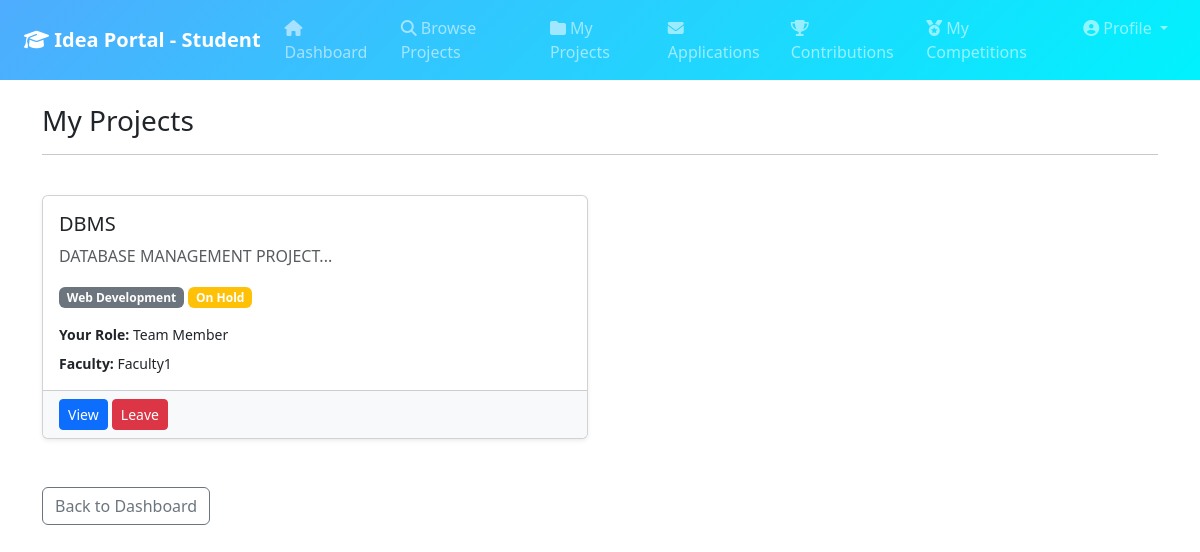
The app's page /student/my-projects (signed in) with its own data.
### backend/database/models.py (models this page shows, shortened)
class ResearchProject(db.Model):
    __tablename__ = 'research_project'
    project_id = db.Column(db.Integer, primary_key=True)
    faculty_id = db.Column(db.Integer, db.ForeignKey('person.person_id'))
    project_title = db.Column(db.String(200), nullable=False)
    project_description = db.Column(db.Text)
    domain = db.Column(db.String(100))
    department = db.Column(db.String(100))
    required_skills = db.Column(db.Text)  # Comma-separated skills
    team_size = db.Column(db.Integer)
    start_date = db.Column(db.Date)
    end_date = db.Column(db.Date)
    project_status = db.Column(db.String(50), default='Proposed')  # Proposed / Ongoing / Completed / On Hold
    iic_registration_status = db.Column(db.String(50))
    project_level = db.Column(db.String(50))
    program_location = db.Column(db.String(100))
    is_approved = db.Column(db.Boolean, default=False)
    is_startup_converted = db.Column(db.Boolean, default=False)  # Track if converted to startup
    created_at = db.Column(db.DateTime, default=datetime.utcnow)
    updated_at = db.Column(db.DateTime, default=datetime.utcnow, onupdate=datetime.utcnow)

class ProjectPerson(db.Model):
    __tablename__ = 'project_person'
    project_id = db.Column(db.Integer, db.ForeignKey('research_project.project_id'), primary_key=True)
    person_id = db.Column(db.Integer, db.ForeignKey('person.person_id'), primary_key=True)
    role = db.Column(db.String(50))  # Student / Faculty / Mentor

class Person(db.Model):
    __tablename__ = 'person'
    person_id = db.Column(db.Integer, primary_key=True)
    name = db.Column(db.String(100), nullable=False)
    email = db.Column(db.String(100), unique=True, nullable=False)
    password = db.Column(db.String(200), nullable=False)
    type = db.Column(db.String(20), nullable=False)  # Student / Faculty / Admin
    department = db.Column(db.String(100))
    is_approved = db.Column(db.Boolean, default=False)
    skills = db.Column(db.Text)  # Comma-separated skills
    resume_url = db.Column(db.String(255))  # URL to uploaded resume
    bio = db.Column(db.Text)  # Short bio/profile description
    phone = db.Column(db.String(20))  # Contact phone number

### backend/student/routes.py (the view)
@student_bp.route('/my-projects')
@login_required
@role_required('Student')
def my_projects():
    student_id = session['user_id']
    joined_projects = db.session.query(
        ResearchProject, ProjectPerson
    ).join(
        ProjectPerson, ResearchProject.project_id == ProjectPerson.project_id
    ).filter(
        ProjectPerson.person_id == student_id,
        ResearchProject.is_approved == True
    ).all()
    project_faculty = {}
    for project, _ in joined_projects:
        faculty = Person.query.get(project.faculty_id)
        project_faculty[project.project_id] = faculty
    return render_template('student/my_projects.html',
                         joined_projects=joined_projects,
                         project_faculty=project_faculty)

### frontend/templates/student/my_projects.html
{% extends "base.html" %}
{% block content %}
<div class="row mb-4">
    <div class="col-md-12">
        <h3>My Projects</h3>
        <hr>
    </div>
</div>
{% if joined_projects %}
<div class="row">
    {% for project, member in joined_projects %}
    <div class="col-md-6 mb-4">
        <div class="card h-100 shadow-sm">
            <div class="card-body">
                <h5 class="card-title">{{ project.project_title }}</h5>
                <p class="card-text text-muted">{{ project.project_description[:100] }}...</p>
                <div class="mb-3">
                    <span class="badge bg-secondary">{{ project.domain }}</span>
                    {% if project.project_status == 'Ongoing' %}
                        <span class="badge bg-success">Ongoing</span>
                    {% elif project.project_status == 'Completed' %}
                        <span class="badge bg-info">Completed</span>
                    {% else %}
                        <span class="badge bg-warning">{{ project.project_status }}</span>
                    {% endif %}
                </div>
                <p class="small mb-2">
                    <strong>Your Role:</strong> {{ member.role }}
                </p>
                <p class="small mb-0">
                    <strong>Faculty:</strong> {{ project_faculty[project.project_id].name }}
                </p>
            </div>
            <div class="card-footer bg-light">
                <a href="/student/project/{{ project.project_id }}" class="btn btn-sm btn-primary">View</a>
                <form method="POST" action="/student/project/{{ project.project_id }}/leave" style="display:inline;">
                    <button class="btn btn-sm btn-danger" onclick="return confirm('Are you sure you want to leave this project?')">Leave</button>
                </form>
            </div>
        </div>
    </div>
    {% endfor %}
</div>
{% else %}
<div class="alert alert-info">
    You haven't joined any projects yet. <a href="/student/projects">Explore projects</a> to join one!
</div>
{% endif %}
<div class="row mt-4">
    <div class="col-md-12">
        <a href="/student/dashboard" class="btn btn-outline-secondary">Back to Dashboard</a>
    </div>
</div>
{% endblock %}

### records on screen
ResearchProject: project_title "DBMS", project_description "DATABASE MANAGEMENT PROJECT", domain "Web Development", project_status "On Hold", role "Team Member", project_id.name "Faculty1"
